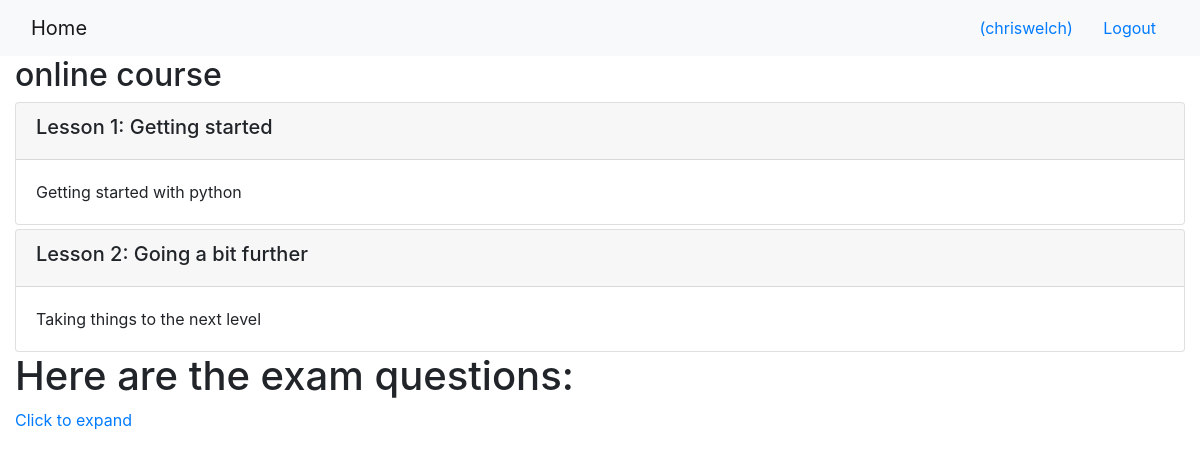
/onlinecourse/1/ (signed in), run on the app's committed database.
### onlinecourse/models.py (models this page shows, shortened)
class Course(models.Model):
    name = models.CharField(null=False, max_length=30, default='online course')
    image = models.ImageField(upload_to='course_images/')
    description = models.CharField(max_length=1000)
    pub_date = models.DateField(null=True)
    instructors = models.ManyToManyField(Instructor)
    users = models.ManyToManyField(settings.AUTH_USER_MODEL, through='Enrollment')
    total_enrollment = models.IntegerField(default=0)
    is_enrolled = False

class Lesson(models.Model):
    title = models.CharField(max_length=200, default="title")
    order = models.IntegerField(default=0)
    course = models.ForeignKey(Course, on_delete=models.CASCADE)
    content = models.TextField()

### onlinecourse/views.py (the view)
# urls.py: path('<int:pk>/', views.CourseDetailView.as_view(), name='course_details'),
class CourseDetailView(generic.DetailView):
    model = Course
    template_name = 'onlinecourse/course_detail_bootstrap.html'

### onlinecourse/templates/onlinecourse/course_detail_bootstrap.html (shortened to what this page needs)
<!DOCTYPE html>
<html lang="en">
<head>
     {% load static %}
    <link rel="stylesheet" href="https://maxcdn.bootstrapcdn.com/bootstrap/4.5.2/css/bootstrap.min.css">
</head>
<body>
    <nav class="navbar navbar-light bg-light">
        <div class="container-fluid">
            <div class="navbar-header">
                  <a class="navbar-brand" href="{% url 'onlinecourse:index' %}">Home</a>
            </div>
            <ul class="nav navbar-nav navbar-right">
                {% if user.is_authenticated %}
                <li>
                    <a class="btn btn-link" href="#">{{ user.first_name }}({{ user.username }})</a>
                    <a class="btn btn-link" href="{% url 'onlinecourse:logout' %}">Logout</a>
                </li>
                {% endif %}
            </ul>
        </div>
    </nav>
    <div class="container-fluid">
            <h2>{{ course.name }}</h2>
            <div class="card-columns-vertical">
                {% for lesson in course.lesson_set.all %}
                    <div class="card mt-1">
                        <div class="card-header"><h5>Lesson {{lesson.order|add:1}}: {{lesson.title}}</h5></div>
                        <div class="card-body">{{lesson.content}}</div>
                    </div>
                {% endfor %}
            </div>
            {% if user.is_authenticated %}
                <h1>Here are the exam questions:</h1>
                <a href="#questions" class="" data-toggle="collapse">Click to expand</a>
            {% endif %}
    </div>
</body>
</html>

### data on the page
Course: name "online course"
Lesson: order|add "1", title "Getting started", content "Getting started with python"
Lesson: order|add "2", title "Going a bit further", content "Taking things to the next level"

### other printed values
{{ user.username }} "chriswelch"
